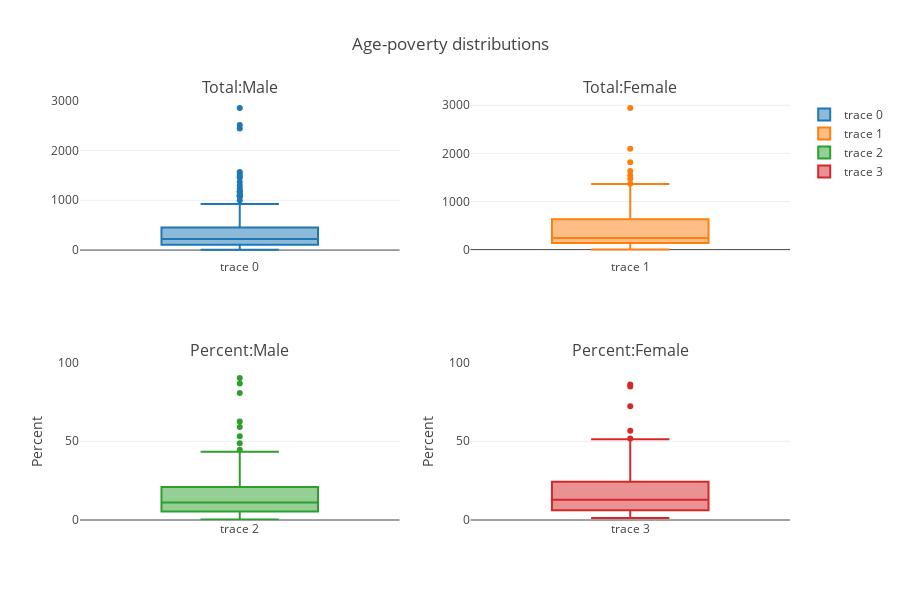

Write notebook code for a chart like this one.
### Markdown cell above
On first glance it seems that a higher percentage of under 18 year olds are living below the poverty level. This data could be skewed by household data (i.e. a household living below the poverty level could contain 1 or 2 adults and 3 or 4 (or more) children).

#### Gender demographics

### Code cell
box1 = go.Box(y = APD_pov['HC02_EST_VC14'])
box2 = go.Box(y = APD_pov['HC02_EST_VC15'])
box3 = go.Box(y = APD_pov['HC03_EST_VC14'])
box4 = go.Box(y = APD_pov['HC03_EST_VC15'])

titles = ['Total:Male', 'Total:Female', 'Percent:Male', 'Percent:Female']

fig = tools.make_subplots(rows=2, cols=2, print_grid=False, subplot_titles = titles)

fig.append_trace(box1, 1, 1);
fig.append_trace(box2, 1, 2);
fig.append_trace(box3, 2, 1);
fig.append_trace(box4, 2, 2);

fig['layout']['yaxis3'].update(title = 'Percent', range=[0,100])
fig['layout']['yaxis4'].update(title = 'Percent', range=[0,100])



fig['layout'].update(height=600, title='Gender-poverty distributions');
iplot(fig);

### Figure 1 — Plotly figure (JSON) as saved in the notebook; plotly's stock layout.template omitted (floating-point values rounded to 4 significant figures; data arrays with more than 128 entries replaced by an {"elided": "..."} marker saying what was removed)
{"data": [{"type": "box", "uid": "e623f030-ce6f-11e8-9c31-989096b88f7c", "xaxis": "x", "y": {"elided": "217 str values"}, "yaxis": "y"}, {"type": "box", "uid": "e6243e52-ce6f-11e8-b5af-989096b88f7c", "xaxis": "x2", "y": {"elided": "217 str values"}, "yaxis": "y2"}, {"type": "box", "uid": "e6246562-ce6f-11e8-8e5b-989096b88f7c", "xaxis": "x3", "y": {"elided": "217 str values"}, "yaxis": "y3"}, {"type": "box", "uid": "e624b382-ce6f-11e8-9895-989096b88f7c", "xaxis": "x4", "y": {"elided": "217 str values"}, "yaxis": "y4"}], "layout": {"annotations": [{"font": {"size": 16}, "showarrow": false, "text": "Total:Male", "x": 0.225, "xanchor": "center", "xref": "paper", "y": 1, "yanchor": "bottom", "yref": "paper"}, {"font": {"size": 16}, "showarrow": false, "text": "Total:Female", "x": 0.775, "xanchor": "center", "xref": "paper", "y": 1, "yanchor": "bottom", "yref": "paper"}, {"font": {"size": 16}, "showarrow": false, "text": "Percent:Male", "x": 0.225, "xanchor": "center", "xref": "paper", "y": 0.375, "yanchor": "bottom", "yref": "paper"}, {"font": {"size": 16}, "showarrow": false, "text": "Percent:Female", "x": 0.775, "xanchor": "center", "xref": "paper", "y": 0.375, "yanchor": "bottom", "yref": "paper"}], "height": 600, "title": "Age-poverty distributions", "xaxis": {"anchor": "y", "domain": [0, 0.45]}, "xaxis2": {"anchor": "y2", "domain": [0.55, 1]}, "xaxis3": {"anchor": "y3", "domain": [0, 0.45]}, "xaxis4": {"anchor": "y4", "domain": [0.55, 1]}, "yaxis": {"anchor": "x", "domain": [0.625, 1]}, "yaxis2": {"anchor": "x2", "domain": [0.625, 1]}, "yaxis3": {"anchor": "x3", "domain": [0, 0.375], "range": [0, 100], "title": "Percent"}, "yaxis4": {"anchor": "x4", "domain": [0, 0.375], "range": [0, 100], "title": "Percent"}}}
